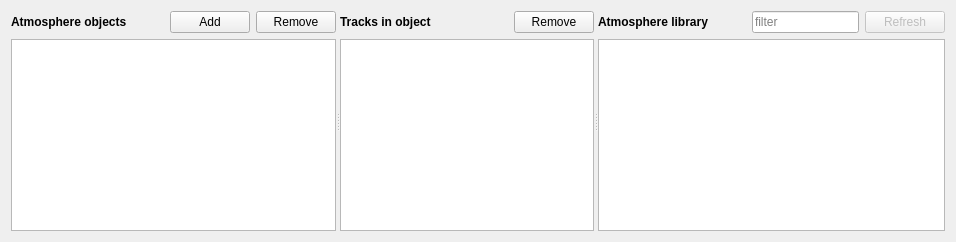
       <widget class="QWidget" name="atmosphere_tab">
        <attribute name="icon">
         <iconset resource="yonder.qrc">
          <normaloff>:/application/icons/icon-atmosphere.png</normaloff>:/application/icons/icon-atmosphere.png</iconset>
        </attribute>
        <attribute name="title">
         <string>&amp;Atmosphere</string>
        </attribute>
        <layout class="QHBoxLayout" name="horizontalLayout">
         <item>
          <widget class="QSplitter" name="splitter_atmosphere">
           <property name="orientation">
            <enum>Qt::Horizontal</enum>
           </property>
           <widget class="QWidget" name="layoutWidget_2">
            <layout class="QVBoxLayout" name="layout_atmosphere_objects">
             <item>
              <layout class="QHBoxLayout" name="layout_atmosphere_object_buttons">
               <item>
                <widget class="QLabel" name="label_atmosphere_objects">
                 <property name="font">
                  <font>
                   <weight>75</weight>
                   <bold>true</bold>
                  </font>
                 </property>
                 <property name="text">
                  <string>Atmosphere objects</string>
                 </property>
                 <property name="buddy">
                  <cstring>atmosphere_objects_view</cstring>
                 </property>
                </widget>
               </item>
               <item>
                <spacer name="horizontalSpacer_4">
                 <property name="orientation">
                  <enum>Qt::Horizontal</enum>
                 </property>
                 <property name="sizeHint" stdset="0">
                  <size>
                   <width>40</width>
                   <height>20</height>
                  </size>
                 </property>
                </spacer>
               </item>
               <item>
                <widget class="QPushButton" name="button_atmosphere_object_add">
                 <property name="text">
                  <string>Add</string>
                 </property>
                 <property name="icon">
                  <iconset resource="yonder.qrc">
                   <normaloff>:/application/icons/edit-new.png</normaloff>:/application/icons/edit-new.png</iconset>
                 </property>
                 <property name="shortcut">
                  <string>Ctrl+N</string>
                 </property>
                </widget>
               </item>
               <item>
                <widget class="QPushButton" name="button_atmosphere_object_remove">
                 <property name="text">
                  <string>Remove</string>
                 </property>
                 <property name="icon">
                  <iconset resource="yonder.qrc">
                   <normaloff>:/application/icons/edit-delete.png</normaloff>:/application/icons/edit-delete.png</iconset>
                 </property>
                 <property name="shortcut">
                  <string>Ctrl+Del</string>
                 </property>
                </widget>
               </item>
              </layout>
             </item>
             <item>
              <widget class="QListView" name="atmosphere_objects_view">
               <property name="alternatingRowColors">
                <bool>true</bool>
               </property>
              </widget>
             </item>
            </layout>
           </widget>
           <widget class="QWidget" name="layoutWidget_3">
            <layout class="QVBoxLayout" name="layout_atmosphere_tracks">
             <item>
              <layout class="QHBoxLayout" name="layout_atmosphere_tracks_buttons">
               <item>
                <widget class="QLabel" name="label_atmosphere_tracks">
                 <property name="font">
                  <font>
                   <weight>75</weight>
                   <bold>true</bold>
                  </font>
                 </property>
                 <property name="text">
                  <string>Tracks in object</string>
                 </property>
                 <property name="buddy">
                  <cstring>atmosphere_tracks_view</cstring>
                 </property>
                </widget>
               </item>
               <item>
                <spacer name="horizontalSpacer_5">
                 <property name="orientation">
                  <enum>Qt::Horizontal</enum>
                 </property>
                 <property name="sizeHint" stdset="0">
                  <size>
                   <width>40</width>
                   <height>20</height>
                  </size>
                 </property>
                </spacer>
               </item>
               <item>
                <widget class="QPushButton" name="button_atmosphere_tracks_remove">
                 <property name="text">
                  <string>Remove</string>
                 </property>
                 <property name="icon">
                  <iconset resource="yonder.qrc">
                   <normaloff>:/application/icons/edit-delete.png</normaloff>:/application/icons/edit-delete.png</iconset>
                 </property>
                 <property name="shortcut">
                  <string>Del</string>
                 </property>
                </widget>
               </item>
              </layout>
             </item>
             <item>
              <widget class="AtmosphereObjectsTracksView" name="atmosphere_tracks_view">
               <property name="editTriggers">
                <set>QAbstractItemView::NoEditTriggers</set>
               </property>
               <property name="dragDropMode">
                <enum>QAbstractItemView::DragDrop</enum>
               </property>
               <property name="alternatingRowColors">
                <bool>true</bool>
               </property>
               <property name="selectionMode">
                <enum>QAbstractItemView::ExtendedSelection</enum>
               </property>
               <property name="selectionBehavior">
                <enum>QAbstractItemView::SelectRows</enum>
               </property>
               <property name="showGrid">
                <bool>false</bool>
               </property>
               <attribute name="horizontalHeaderVisible">
                <bool>false</bool>
               </attribute>
               <attribute name="horizontalHeaderStretchLastSection">
                <bool>true</bool>
               </attribute>
               <attribute name="verticalHeaderVisible">
                <bool>false</bool>
               </attribute>
              </widget>
             </item>
            </layout>
           </widget>
           <widget class="QWidget" name="layoutWidget_4">
            <layout class="QVBoxLayout" name="layout_atmosphere_library">
             <item>
              <layout class="QHBoxLayout" name="layout_atmosphere_library_buttons">
               <item>
                <widget class="QLabel" name="label_atmosphere_library">
                 <property name="font">
                  <font>
                   <weight>75</weight>
                   <bold>true</bold>
                  </font>
                 </property>
                 <property name="text">
                  <string>Atmosphere library</string>
                 </property>
                 <property name="buddy">
                  <cstring>atmosphere_library_view</cstring>
                 </property>
                </widget>
               </item>
               <item>
                <spacer name="horizontalSpacer_6">
                 <property name="orientation">
                  <enum>Qt::Horizontal</enum>
                 </property>
                 <property name="sizeHint" stdset="0">
                  <size>
                   <width>40</width>
                   <height>20</height>
                  </size>
                 </property>
                </spacer>
               </item>
               <item>
                <widget class="QLineEditFilter" name="edit_atmosphere_filter">
                 <property name="placeholderText">
                  <string>filter</string>
                 </property>
                </widget>
               </item>
               <item>
                <widget class="QPushButton" name="button_atmosphere_library_refresh">
                 <property name="enabled">
                  <bool>false</bool>
                 </property>
                 <property name="text">
                  <string>Refresh</string>
                 </property>
                 <property name="icon">
                  <iconset>
                   <normaloff/>
                  </iconset>
                 </property>
                </widget>
               </item>
              </layout>
             </item>
             <item>
              <widget class="AtmosphereLibraryView" name="atmosphere_library_view">
               <property name="editTriggers">
                <set>QAbstractItemView::NoEditTriggers</set>
               </property>
               <property name="dragEnabled">
                <bool>true</bool>
               </property>
               <property name="dragDropMode">
                <enum>QAbstractItemView::DragOnly</enum>
               </property>
               <property name="alternatingRowColors">
                <bool>true</bool>
               </property>
               <property name="selectionMode">
                <enum>QAbstractItemView::ExtendedSelection</enum>
               </property>
               <property name="selectionBehavior">
                <enum>QAbstractItemView::SelectRows</enum>
               </property>
               <property name="showGrid">
                <bool>false</bool>
               </property>
               <attribute name="horizontalHeaderVisible">
                <bool>false</bool>
               </attribute>
               <attribute name="horizontalHeaderStretchLastSection">
                <bool>true</bool>
               </attribute>
               <attribute name="verticalHeaderVisible">
                <bool>false</bool>
               </attribute>
              </widget>
             </item>
            </layout>
           </widget>
          </widget>
         </item>
        </layout>
       </widget>
